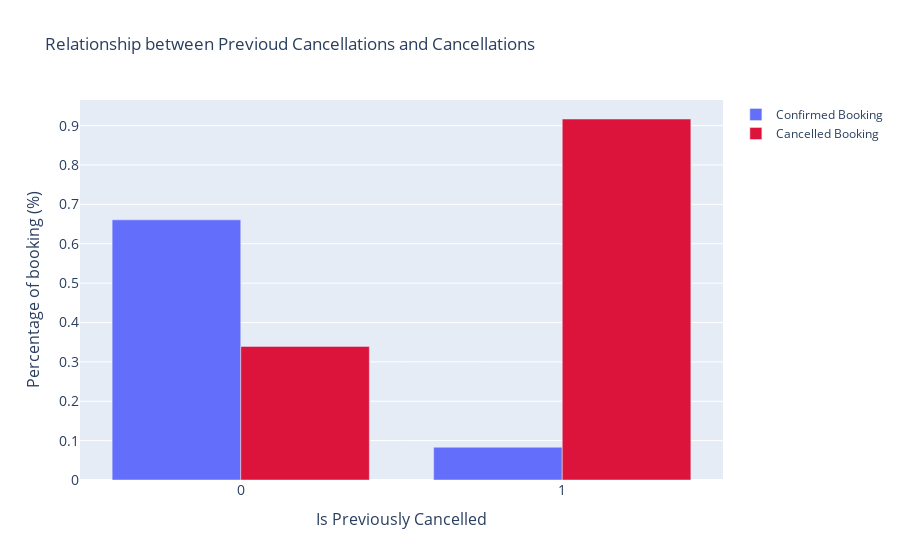

Notebook cell for this chart:
### Code cell
is_previously_cancelled = pd.crosstab(df['is_previously_cancelled'], df['is_canceled'], normalize = 'index')

fig = go.Figure(data=[
    go.Bar(name='Confirmed Booking', x=is_previously_cancelled.index, y=is_previously_cancelled[0]),
    go.Bar(name='Cancelled Booking', x=is_previously_cancelled.index, y=is_previously_cancelled[1],marker_color = 'crimson')])

fig.update_layout(barmode='group', title = 'Relationship between Previoud Cancellations and Cancellations',
                 yaxis=dict(
                 title='Percentage of booking (%)',
                 titlefont_size=16,
                 tickfont_size=14,)
                ,xaxis=dict(
                 title='Is Previously Cancelled',
                 titlefont_size=16,
                 tickfont_size=14,))

fig.show()

### Figure 1 — Plotly figure (JSON) as saved in the notebook; plotly's stock layout.template omitted (floating-point values rounded to 4 significant figures)
{"data": [{"name": "Confirmed Booking", "type": "bar", "x": [0, 1], "y": [0.6607, 0.08322]}, {"marker": {"color": "crimson"}, "name": "Cancelled Booking", "type": "bar", "x": [0, 1], "y": [0.3393, 0.9168]}], "layout": {"barmode": "group", "title": {"text": "Relationship between Previoud Cancellations and Cancellations"}, "xaxis": {"tickfont": {"size": 14}, "title": {"font": {"size": 16}, "text": "Is Previously Cancelled"}}, "yaxis": {"tickfont": {"size": 14}, "title": {"font": {"size": 16}, "text": "Percentage of booking (%)"}}}}
